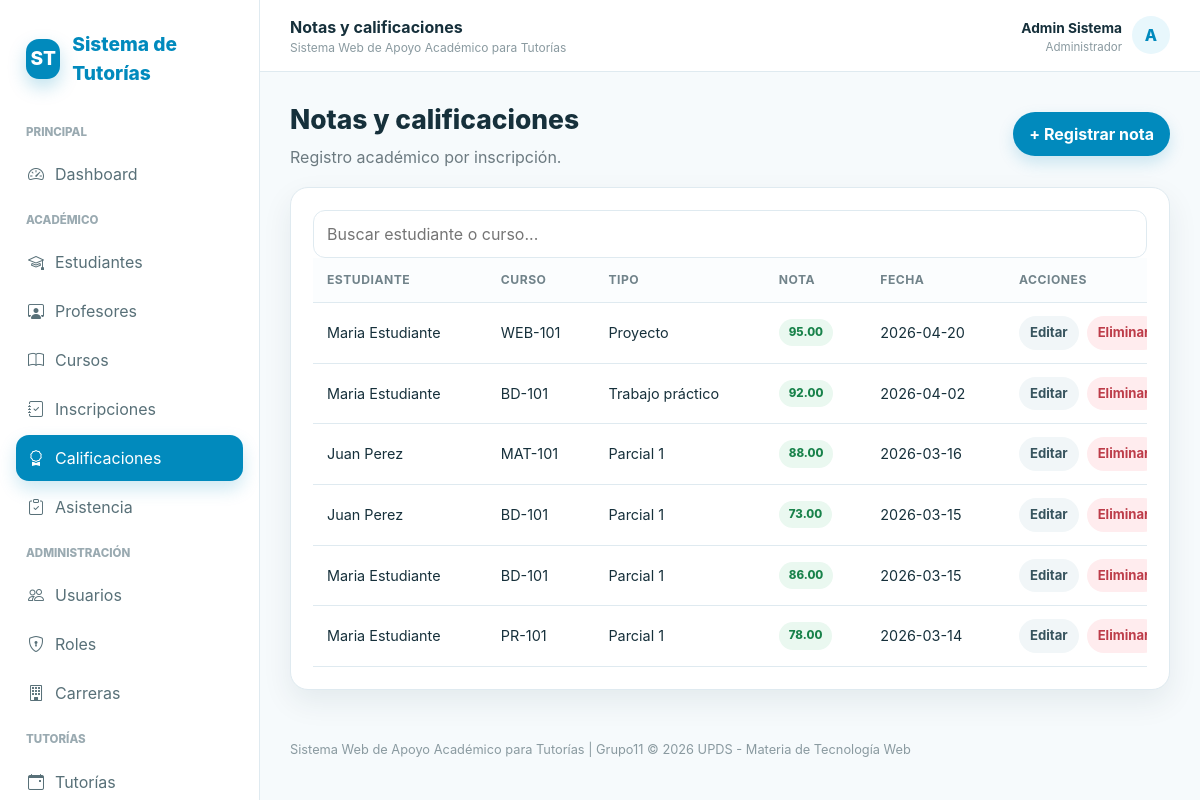
Screenshot of /controllers/calificaciones.php (signed in) with the database file from the repository.
### tables this page shows
CREATE TABLE calificaciones (
    id_calificacion INT AUTO_INCREMENT PRIMARY KEY,
    id_inscripcion INT NOT NULL,
    tipo VARCHAR(50) NOT NULL,
    nota DECIMAL(5, 2) NOT NULL,
    observacion VARCHAR(255) NULL,
    fecha DATE NOT NULL,
    FOREIGN KEY (id_inscripcion) REFERENCES inscripciones(id_inscripcion) ON DELETE CASCADE,
    CHECK (nota >= 0 AND nota <= 100)
);

CREATE TABLE cursos (
    id_curso INT AUTO_INCREMENT PRIMARY KEY,
    nombre_curso VARCHAR(150) NOT NULL,
    codigo VARCHAR(30) NOT NULL UNIQUE,
    id_carrera INT NULL,
    id_profesor INT NULL,
    semestre TINYINT UNSIGNED NULL,
    descripcion TEXT NULL,
    estado ENUM('activo', 'inactivo') NOT NULL DEFAULT 'activo',
    FOREIGN KEY (id_carrera) REFERENCES carreras(id_carrera) ON DELETE SET NULL ON UPDATE CASCADE,
    FOREIGN KEY (id_profesor) REFERENCES profesores(id_profesor) ON DELETE SET NULL ON UPDATE CASCADE
);

### controllers/calificaciones.php (called while the page is built)
<?php
require_once __DIR__.'/../config/conexion.php';require_once __DIR__.'/../includes/seguridad.php';require_role(['administrador','profesor','estudiante']);require_once __DIR__.'/../models/CalificacionModel.php';$m=new CalificacionModel($pdo);$id=(int)($_GET['id']??0);$accion=$_GET['accion']??'listar';$puedeGestionar=puede_gestionar_academico();
if(es_estudiante()){$s=$pdo->prepare("SELECT e.id_estudiante FROM estudiantes e WHERE e.id_usuario=?");$s->execute([$_SESSION['id_usuario']]);$eid=$s->fetchColumn();$q=$pdo->prepare("SELECT c.*,CONCAT(u.nombre,' ',u.apellido) estudiante,cu.nombre_curso,cu.codigo FROM calificaciones c JOIN inscripciones i ON i.id_inscripcion=c.id_inscripcion JOIN estudiantes e ON e.id_estudiante=i.id_estudiante JOIN usuarios u ON u.id_usuario=e.id_usuario JOIN cursos cu ON cu.id_curso=i.id_curso WHERE e.id_estudiante=? ORDER BY c.fecha DESC");$q->execute([$eid]);$registros=$q->fetchAll();$accion='listar';$id=0;}else{$registros=$m->obtenerTodas();}
if($_SERVER['REQUEST_METHOD']==='POST'){require_role(['administrador','profesor']);validar_csrf();try{if(($_POST['accion']??'')==='eliminar'){$m->eliminar((int)$_POST['id']);flash('success','Calificación eliminada.');}else{if($id)$m->editar($id,$_POST);else$m->crear($_POST);flash('success',$id?'Calificación actualizada.':'Calificación registrada.');}}catch(Throwable $e){flash('error','No se pudo guardar la calificación.');}redir('/controllers/calificaciones.php');}$registro=($id&&$puedeGestionar)?$m->obtenerPorId($id):null;$tituloPagina='Notas y calificaciones';require __DIR__.'/../views/calificaciones/index.php';

### includes/seguridad.php (called while the page is built, shortened)
<?php
function e($v): string { return htmlspecialchars((string)$v, ENT_QUOTES, 'UTF-8'); }
function user_role(): string { return $_SESSION['rol']??''; }
function puede_gestionar_academico(): bool { return in_array(user_role(), ['administrador','profesor'], true); }

### models/CalificacionModel.php (called while the page is built)
<?php class CalificacionModel {private PDO $pdo;function __construct(PDO $pdo){$this->pdo=$pdo;} function obtenerTodas(){return $this->pdo->query("SELECT c.*,CONCAT(u.nombre,' ',u.apellido) estudiante,cu.nombre_curso,cu.codigo FROM calificaciones c JOIN inscripciones i ON i.id_inscripcion=c.id_inscripcion JOIN estudiantes e ON e.id_estudiante=i.id_estudiante JOIN usuarios u ON u.id_usuario=e.id_usuario JOIN cursos cu ON cu.id_curso=i.id_curso ORDER BY c.fecha DESC,c.id_calificacion DESC")->fetchAll();} function obtenerPorId($id){$s=$this->pdo->prepare('SELECT * FROM calificaciones WHERE id_calificacion=?');$s->execute([$id]);return $s->fetch();} function crear($d){$s=$this->pdo->prepare('INSERT INTO calificaciones(id_inscripcion,tipo,nota,observacion,fecha) VALUES(?,?,?,?,?)');return $s->execute([$d['id_inscripcion'],$d['tipo'],$d['nota'],$d['observacion'],$d['fecha']]);} function editar($id,$d){$s=$this->pdo->prepare('UPDATE calificaciones SET id_inscripcion=?,tipo=?,nota=?,observacion=?,fecha=? WHERE id_calificacion=?');return $s->execute([$d['id_inscripcion'],$d['tipo'],$d['nota'],$d['observacion'],$d['fecha'],$id]);} function eliminar($id){$s=$this->pdo->prepare('DELETE FROM calificaciones WHERE id_calificacion=?');return $s->execute([$id]);}}

### views/calificaciones/index.php (the view, shortened to what this page needs)
<?php include __DIR__.'/../layouts/header.php';$puedeGestionar=puede_gestionar_academico();?><div class="toolbar"><div><h1 class="page-title">Notas y calificaciones</h1><p class="subtitle">Registro académico por inscripción.</p></div><?php if($puedeGestionar):?><a class="btn btn-primary" href="?accion=crear">+ Registrar nota</a><?php endif;?></div><div class="card"><div class="card-body"><input class="search" data-search="#tabla" placeholder="Buscar estudiante o curso..."><div class="table-wrap"><table class="table" id="tabla"><thead><tr><th>Estudiante</th><th>Curso</th><th>Tipo</th><th>Nota</th><th>Fecha</th><?php if($puedeGestionar):?><th>Acciones</th><?php endif;?></tr></thead><tbody><?php foreach($registros as $r):?><tr><td><?=e($r['estudiante'])?></td><td><?=e($r['codigo'])?></td><td><?=e($r['tipo'])?></td><td><span class="badge <?=((float)$r['nota']>=60?'badge-success':'badge-danger')?>"><?=number_format($r['nota'],2)?></span></td><td><?=e($r['fecha'])?></td><?php if($puedeGestionar):?><td><div class="actions"><a class="btn btn-light btn-sm" href="?accion=editar&id=<?=$r['id_calificacion']?>">Editar</a><form method="post" onsubmit="return confirm('¿Eliminar calificación?')"><button class="btn btn-danger btn-sm">Eliminar</button></form></div></td><?php endif;?></tr><?php endforeach;?></tbody></table></div></div></div><?php include __DIR__.'/../layouts/footer.php';?>

### assets/css/style.css (style rules this page uses)
:root { --primary: #018abd; --primary-dark: #01698f; --primary-light: #e8f7fc; --primary-soft: #f1fbfe; --text: #16303b; --muted: #6c7a80; --bg: #f6fafc; --card: #ffffff; --border: #dfeaf0; --success: #18824a; --success-bg: #eaf8f0; --warning: #956f00; --warning-bg: #fff7df; --danger: #bd3c49; --danger-bg: #ffecee; --shadow: 0 12px 30px rgba(0, 45, 65, 0.08); --shadow-hover: 0 12px 28px rgba(1, 138, 189, 0.18); --radius: 18px; --pill: 999px; }
* { box-sizing: border-box; }
html { scroll-behavior: smooth; }
body { margin: 0; font-family: Inter, system-ui, -apple-system, BlinkMacSystemFont, "Segoe UI", sans-serif; background: var(--bg); color: var(--text); line-height: 1.5; }
a { color: inherit; text-decoration: none; }
button, input, select, textarea { font: inherit; }
button, a, input, select, textarea { -webkit-tap-highlight-color: transparent; }
.page-title { font-size: 1.65rem; font-weight: 800; margin: 0; }
.subtitle { color: var(--muted); margin: 5px 0 0; }
.toolbar { display: flex; gap: 14px; justify-content: space-between; align-items: center; flex-wrap: wrap; margin-bottom: 18px; }
.card { background: var(--card); border: 1px solid var(--border); border-radius: var(--radius); box-shadow: var(--shadow); }
.card-body { padding: 22px; }
.btn { border: 0; border-radius: var(--pill); padding: 10px 16px; font-weight: 700; cursor: pointer; display: inline-flex; align-items: center; justify-content: center; gap: 8px; transition: transform 0.2s ease, box-shadow 0.2s ease, background 0.2s ease, color 0.2s ease; }
.btn-primary { background: var(--primary); color: #ffffff; box-shadow: 0 7px 16px rgba(1, 138, 189, 0.18); }
.btn-light { background: #f1f6f8; color: #37545e; }
.btn-danger { background: var(--danger-bg); color: var(--danger); }
.btn-sm { padding: 7px 11px; font-size: 0.82rem; }
.actions { display: flex; gap: 8px; flex-wrap: wrap; align-items: center; }
.search { border: 1px solid var(--border); border-radius: 12px; padding: 11px 13px; min-width: 230px; outline: none; }
input, select, textarea { width: 100%; border: 1px solid var(--border); border-radius: 11px; padding: 10px 12px; background: #ffffff; color: var(--text); outline: none; transition: border-color 0.2s ease, box-shadow 0.2s ease; }
.table-wrap { overflow-x: auto; }
.table { width: 100%; border-collapse: collapse; min-width: 900px; }
.table th, .table td { padding: 13px 14px; border-bottom: 1px solid var(--border); text-align: left; font-size: 0.9rem; vertical-align: middle; }
.table th { font-size: 0.76rem; text-transform: uppercase; letter-spacing: 0.04em; color: #71838a; background: #fbfdfe; }
.badge { display: inline-flex; align-items: center; border-radius: var(--pill); padding: 5px 10px; font-size: 0.72rem; font-weight: 800; white-space: nowrap; }
.badge-success { background: var(--success-bg); color: var(--success); }

### rows the page displays
calificaciones: estudiante "Maria Estudiante", cursos.codigo "WEB-101", tipo "Proyecto", nota "95.00", fecha "2026-04-20"
calificaciones: estudiante "Maria Estudiante", cursos.codigo "BD-101", tipo "Trabajo práctico", nota "92.00", fecha "2026-04-02"
calificaciones: estudiante "Juan Perez", cursos.codigo "MAT-101", tipo "Parcial 1", nota "88.00", fecha "2026-03-16"
calificaciones: estudiante "Juan Perez", cursos.codigo "BD-101", tipo "Parcial 1", nota "73.00", fecha "2026-03-15"
calificaciones: estudiante "Maria Estudiante", cursos.codigo "BD-101", tipo "Parcial 1", nota "86.00", fecha "2026-03-15"
calificaciones: estudiante "Maria Estudiante", cursos.codigo "PR-101", tipo "Parcial 1", nota "78.00", fecha "2026-03-14"

### other values shown
$tituloPagina "Notas y calificaciones"
$nombreUsuario "Admin Sistema"
$rol "Administrador"
$inicialUsuario "A"
